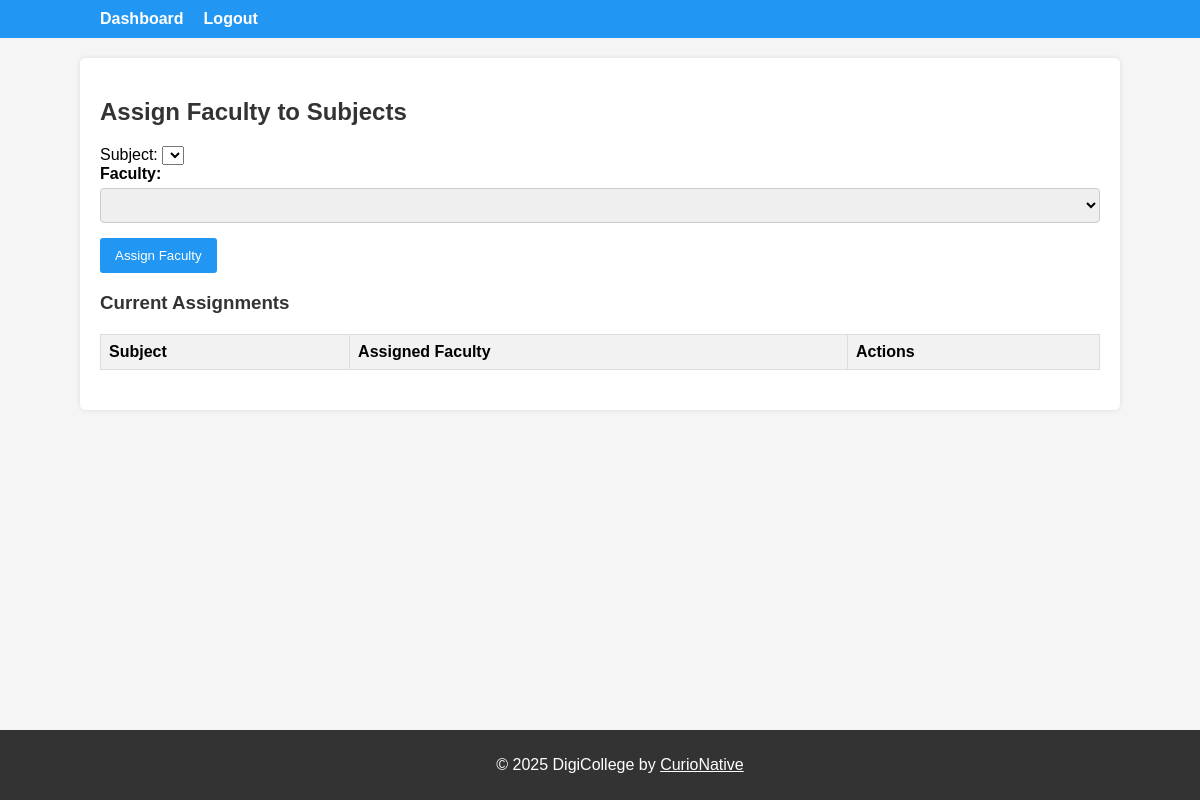
The page /college/hod/manage-faculty/ (signed in) on the database as committed earlier.
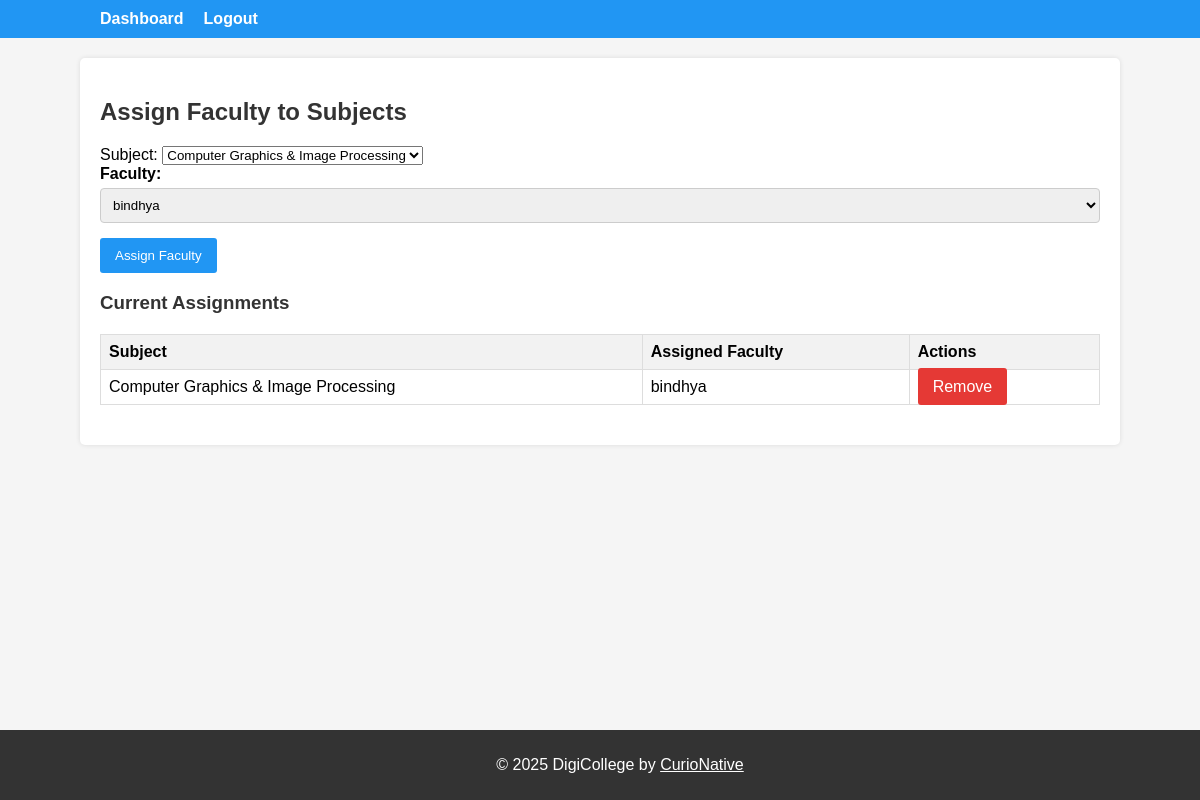
The same page on the database as committed later.
### college/models.py (models this page shows, shortened)
class Subject(models.Model):
    name = models.CharField(max_length=100)
    department = models.ForeignKey(Department, on_delete=models.CASCADE)
    faculty = models.ForeignKey(
        CustomUser, on_delete=models.SET_NULL, null=True, blank=True,
        limit_choices_to={'role': 'faculty'},
        help_text="Faculty assigned to teach this subject."
    )

class CustomUser(AbstractUser):
    ROLE_CHOICES = (
        ('faculty', 'Faculty'),
        ('class_advisor', 'Class Advisor'),
        ('hod', 'Head of Department'),
        ('student', 'Student'),
    )
    role = models.CharField(max_length=20, choices=ROLE_CHOICES, blank=True)
    department = models.ForeignKey(
        Department, on_delete=models.SET_NULL, null=True, blank=True,
        help_text="Department to which the user belongs. (Required for students)"
    )
    semester = models.PositiveSmallIntegerField(
        null=True, blank=True, help_text="Semester number for student (1-8)"
    )

### college/views.py (the view)
# urls.py: path('hod/manage-faculty/', views.manage_faculty, name='manage_faculty'),
@login_required
def manage_faculty(request):
    if request.method == 'POST':
        return render(request, 'college/hod/manage_faculty.html', {'message': 'Faculty assigned successfully!'})
    context = {
        'subjects': Subject.objects.all(),
        'faculty_list': CustomUser.objects.filter(role='faculty')
    }
    return render(request, 'college/hod/manage_faculty.html', context)

### college/templates/college/hod/manage_faculty.html (shortened to what this page needs)
{% extends "college/base.html" %}
{% block content %}
<div class="manage-faculty">
  <h2>Assign Faculty to Subjects</h2>
  <form method="post">
    <div>
      <label for="subject">Subject:</label>
      <select name="subject" id="subject" required>
        {% for subject in subjects %}
          <option value="{{ subject.id }}">{{ subject.name }}</option>
        {% endfor %}
      </select>
    </div>
    <div class="form-group">
      <label for="faculty">Faculty:</label>
      <select name="faculty" id="faculty" required>
        {% for faculty in faculty_list %}
          <option value="{{ faculty.id }}">{{ faculty.username }}</option>
        {% endfor %}
      </select>
    </div>
    <div>
      <button type="submit" class="btn">Assign Faculty</button>
    </div>
  </form>
  <h3>Current Assignments</h3>
  <table>
    <thead>
      <tr>
        <th>Subject</th>
        <th>Assigned Faculty</th>
        <th>Actions</th>
      </tr>
    </thead>
    <tbody>
      {% for subject in subjects %}
        {% if subject.faculty %}
          <tr>
            <td>{{ subject.name }}</td>
            <td>{{ subject.faculty.username }}</td>
            <td>
              <a href="{% url 'remove_faculty_assignment' subject.id %}" class="btn" style="background: #e53935;">Remove</a>
            </td>
          </tr>
        {% endif %}
      {% endfor %}
    </tbody>
  </table>
</div>
{% endblock %}

Rows that differ between the two databases and show on the page:
added Subject: name "Computer Graphics & Image Processing", faculty.username "bindhya"
Other text that changed with them:
form field subject: (not shown) → "Computer Graphics & Image Processing"
form field faculty: (not shown) → "bindhya"
